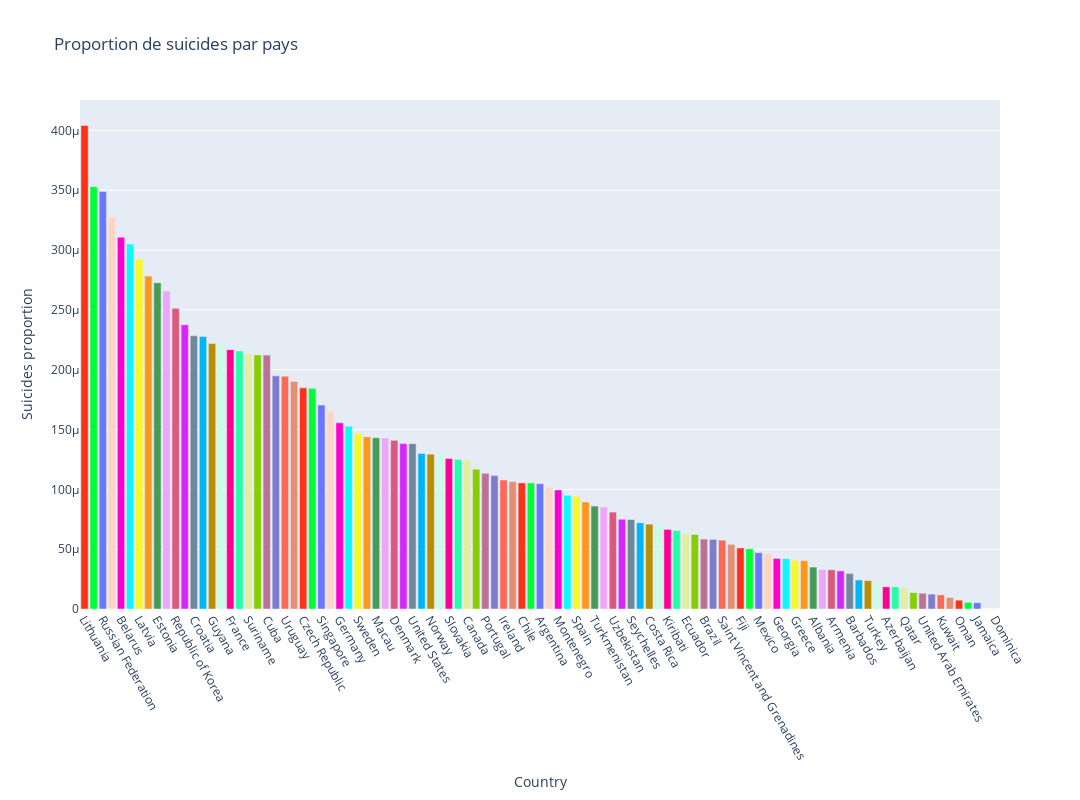

Here is the notebook cell this chart was saved with:
### Code cell
fig = go.Figure()

fig.add_trace(go.Bar(
                     x = country_prop.country,
                     y = country_prop.proportion,
                     marker_color = px.colors.qualitative.Light24 * 10
                    ))

fig.update_layout(height=800, width=1080, title = 'Proportion de suicides par pays')
fig.update_xaxes(title_text = 'Country', tickangle = 60)
fig.update_yaxes(title_text = 'Suicides proportion')

fig.show()

### Figure 1 — Plotly figure (JSON) as saved in the notebook; plotly's stock layout.template omitted (floating-point values rounded to 4 significant figures; data arrays with more than 128 entries replaced by an {"elided": "..."} marker saying what was removed)
{"data": [{"marker": {"color": {"elided": "240 str values"}}, "type": "bar", "x": ["Lithuania", "Sri Lanka", "Russian Federation", "Hungary", "Belarus", "Kazakhstan", "Latvia", "Slovenia", "Estonia", "Ukraine", "Republic of Korea", "Austria", "Croatia", "Finland", "Guyana", "Serbia", "France", "Japan", "Suriname", "Belgium", "Cuba", "Bulgaria", "Uruguay", "Switzerland", "Czech Republic", "Mongolia", "Singapore", "Luxembourg", "Germany", "Poland", "Sweden", "New Zealand", "Macau", "Kyrgyzstan", "Denmark", "Trinidad and Tobago", "United States", "Australia", "Norway", "Iceland", "Slovakia", "Romania", "Canada", "Mauritius", "Portugal", "Cabo Verde", "Ireland", "Netherlands", "Chile", "El Salvador", "Argentina", "Puerto Rico", "Montenegro", "Aruba", "Spain", "Israel", "Turkmenistan", "Italy", "Uzbekistan", "United Kingdom", "Seychelles", "Saint Lucia", "Costa Rica", "Thailand", "Kiribati", "Nicaragua", "Ecuador", "Belize", "Brazil", "Panama", "Saint Vincent and Grenadines", "Colombia", "Fiji", "Malta", "Mexico", "Bosnia and Herzegovina", "Georgia", "Paraguay", "Greece", "San Marino", "Albania", "Cyprus", "Armenia", "Guatemala", "Barbados", "Philippines", "Turkey", "Grenada", "Azerbaijan", "Bahrain", "Qatar", "Maldives", "United Arab Emirates", "Bahamas", "Kuwait", "South Africa", "Oman", "Antigua and Barbuda", "Jamaica", "Saint Kitts and Nevis", "Dominica"], "y": [0.0004042, 0.0003529, 0.0003489, 0.0003276, 0.0003108, 0.0003051, 0.0002926, 0.0002783, 0.0002728, 0.0002658, 0.0002514, 0.0002376, 0.0002284, 0.0002277, 0.0002219, 0.0002216, 0.0002168, 0.0002157, 0.0002132, 0.0002124, 0.0002122, 0.0001949, 0.0001946, 0.0001902, 0.0001849, 0.0001844, 0.0001705, 0.0001655, 0.0001556, 0.0001527, 0.0001466, 0.0001439, 0.0001431, 0.0001429, 0.000141, 0.0001383, 0.0001382, 0.0001299, 0.0001294, 0.000128, 0.0001257, 0.0001249, 0.0001247, 0.0001169, 0.0001134, 0.0001115, 0.0001078, 0.0001065, 0.0001054, 0.0001054, 0.0001047, 0.0001019, 9.95e-05, 9.503e-05, 9.433e-05, 8.951e-05, 8.605e-05, 8.519e-05, 8.099e-05, 7.502e-05, 7.48e-05, 7.203e-05, 7.094e-05, 7.074e-05, 6.655e-05, 6.567e-05, 6.305e-05, 6.231e-05, 5.846e-05, 5.814e-05, 5.756e-05, 5.402e-05, 5.105e-05, 5.033e-05, 4.708e-05, 4.617e-05, 4.229e-05, 4.217e-05, 4.065e-05, 4.045e-05, 3.503e-05, 3.293e-05, 3.276e-05, 3.185e-05, 2.97e-05, 2.421e-05, 2.371e-05, 2.132e-05, 1.856e-05, 1.854e-05, 1.787e-05, 1.367e-05, 1.318e-05, 1.247e-05, 1.186e-05, 9.645e-06, 7.357e-06, 5.529e-06, 5.218e-06, 0, 0]}], "layout": {"height": 800, "title": {"text": "Proportion de suicides par pays"}, "width": 1080, "xaxis": {"tickangle": 60, "title": {"text": "Country"}}, "yaxis": {"title": {"text": "Suicides proportion"}}}}
